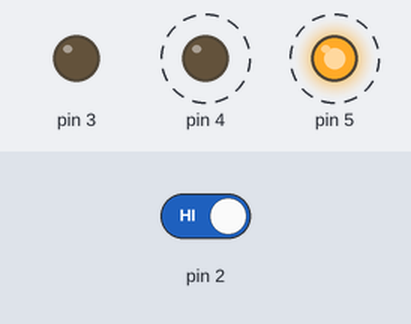
Bench run of a sketch on a simulated Arduino Uno, built with avr-gcc and run on an emulated ATmega328P. On the bench: output pins drawn as LEDs (lit = HIGH). Dashed ring = blinking. Inputs (shaded band) come from the test bench; at power-on: pin 2 HIGH.

Above: at 1.25 s.
1.3 s: pin 2 driven LOW
At 2.2 s:
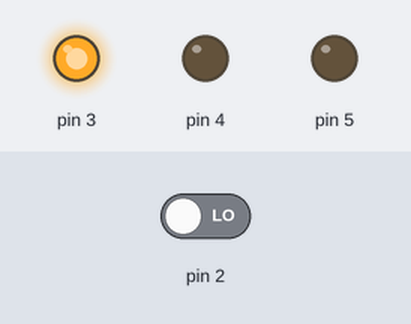
2.9 s: pin 2 driven HIGH
At 3.05 s:
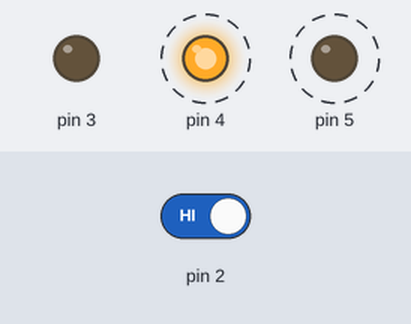
Timing chart, 0 to 11.9 s (numbered marks = the images above; inputs shaded):
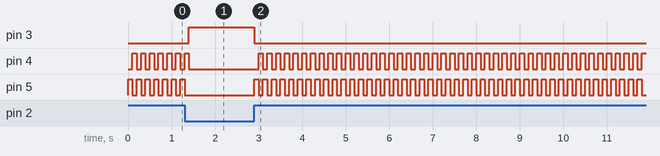

The sketch:

LED_Button.ino
```cpp
void setup() {
  // put your setup code here, to run once:
  pinMode(3, OUTPUT);
  pinMode(4,OUTPUT);
  pinMode(5, OUTPUT);
  pinMode(2, INPUT);

}

void loop() {
  // put your main code here, to run repeatedly:
  int switchState = digitalRead(2);
  bool repeat = false;

  if (switchState == LOW) {
    repeat = false;
  }
  else {
    repeat = true;
  }

  if (repeat == false) {
    digitalWrite(3, HIGH); //GREEN
    digitalWrite(4, LOW); //RED
    digitalWrite(5, LOW); //RED
    repeat = true;
  }
  else {
      digitalWrite(3, LOW);
      digitalWrite(4, LOW);
      digitalWrite(5, HIGH);

      delay(100);

      digitalWrite(4, HIGH);
      digitalWrite(5, LOW);
      delay(100);
  }
}
```

Measured:
- after the input at 1.3 s, pin 3: LOW → HIGH after 0.10 s; pin 4: goes on until 1.4 s, then stays LOW; pin 5: goes on until 1.3 s, then stays LOW
- after the input at 2.9 s, pin 3: HIGH → LOW at once; pin 4: alternates HIGH for 0.10 s and LOW for 0.10 s, starting after 0.10 s; pin 5: alternates HIGH for 0.10 s and LOW for 0.10 s, starting at once
- by itself, pin 4, pin 5: alternates HIGH for 0.10 s and LOW for 0.10 s
